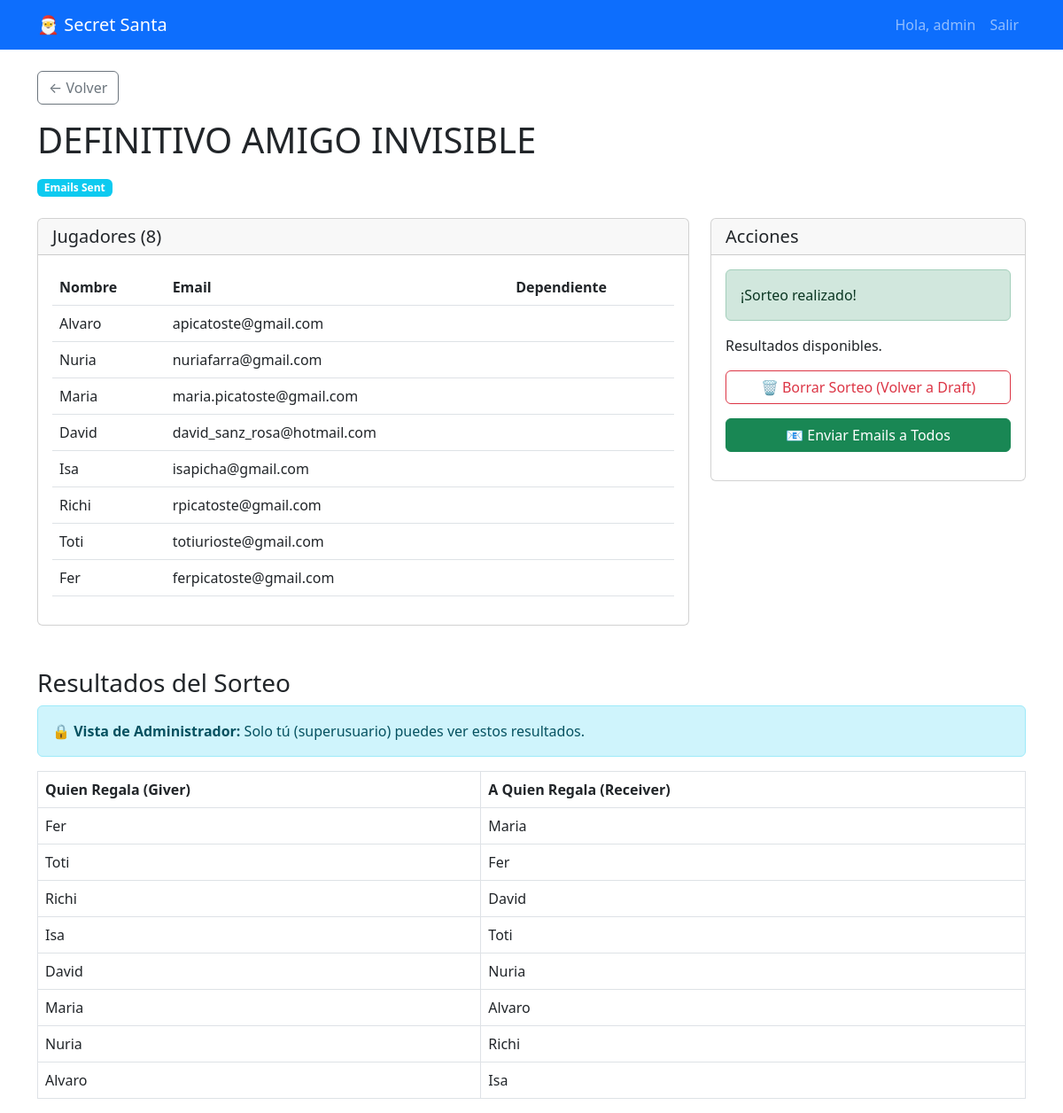
The page /game/4/ (signed in) on the database its author committed.
### secretsanta/models.py (models this page shows, shortened)
class Game(models.Model):
    class Status(models.TextChoices):
        DRAFT = 'draft', _('Draft')
        DRAWN = 'drawn', _('Drawn')
        EMAILS_SENT = 'emails_sent', _('Emails Sent')
        EMAILS_ERROR = 'emails_error', _('Emails Error')
    owner = models.ForeignKey(User, on_delete=models.CASCADE, related_name='games')
    name = models.CharField(max_length=200)
    description = models.TextField(blank=True)
    created_at = models.DateTimeField(auto_now_add=True)
    updated_at = models.DateTimeField(auto_now=True)
    status = models.CharField(
        max_length=20,
        choices=Status.choices,
        default=Status.DRAFT,
    )

class Player(models.Model):
    game = models.ForeignKey(Game, on_delete=models.CASCADE, related_name='players')
    name = models.CharField(max_length=100)
    email = models.EmailField()
    is_dependent = models.BooleanField(default=False)
    note = models.TextField(blank=True, help_text="Optional note for the organizer or Santa")

class Assignment(models.Model):
    game = models.ForeignKey(Game, on_delete=models.CASCADE, related_name='assignments')
    giver = models.OneToOneField(Player, on_delete=models.CASCADE, related_name='assignment_as_giver')
    receiver = models.OneToOneField(Player, on_delete=models.CASCADE, related_name='assignment_as_receiver')
    class Meta:
        unique_together = ('game', 'giver') # Redundant with OneToOne but good for clarity

### secretsanta/views.py (the view)
# urls.py: path('game/<int:pk>/', views.GameDetailView.as_view(), name='game_detail'),
class GameDetailView(LoginRequiredMixin, DetailView):
    model = Game
    template_name = 'secretsanta/game_detail.html'
    context_object_name = 'game'
    def get_queryset(self):
        if self.request.user.is_superuser:
            return Game.objects.all()
        return Game.objects.filter(owner=self.request.user)
    def get_context_data(self, **kwargs):
        context = super().get_context_data(**kwargs)
        game = self.object
        context['players'] = game.players.all()
        context['forbidden_pairs'] = game.forbidden_pairs.all()
        if self.request.user.is_superuser:
            context['assignments'] = game.assignments.all().select_related('giver', 'receiver')
            context['proxies'] = game.proxies.all().select_related('dependent', 'proxy')
            context['can_view_results'] = True
        else:
            context['assignments'] = []
            context['proxies'] = []
            context['can_view_results'] = False
        return context

### secretsanta/templates/secretsanta/game_detail.html (shortened to what this page needs)
{% extends 'base.html' %}
{% block content %}
<div class="mb-4">
    <a href="{% url 'game_list' %}" class="btn btn-outline-secondary mb-3">&larr; Volver</a>
    <div class="d-flex justify-content-between align-items-start">
        <div>
            <h1>{{ game.name }}</h1>
            <span
                class="badge bg-{% if game.status == 'draft' %}secondary{% elif game.status == 'drawn' %}primary{% else %}info{% endif %}">
                {{ game.get_status_display }}
            </span>
        </div>
    </div>
</div>
<div class="row">
    <div class="col-md-8">
        <div class="card mb-4">
            <div class="card-header d-flex justify-content-between align-items-center">
                <h5 class="mb-0">Jugadores ({{ players.count }})</h5>
            </div>
            <div class="card-body">
                {% if players %}
                <table class="table table-hover">
                    <thead>
                        <tr>
                            <th>Nombre</th>
                            <th>Email</th>
                            <th>Dependiente</th>
                        </tr>
                    </thead>
                    <tbody>
                        {% for player in players %}
                        <tr>
                            <td>{{ player.name }}</td>
                            <td>{{ player.email }}</td>
                            <td>{% if player.is_dependent %}✅{% endif %}</td>
                        </tr>
                        {% endfor %}
                    </tbody>
                </table>
                {% else %}
                <p class="text-muted">No hay jugadores aún.</p>
                {% endif %}
            </div>
        </div>
    </div>
    <div class="col-md-4">
        <div class="card">
            <div class="card-header">
                <h5 class="mb-0">Acciones</h5>
            </div>
            <div class="card-body">
                {% if game.status == 'draft' %}
                <p>Cuando tengas todos los jugadores (mínimo 3) y restricciones listas, lanza el sorteo.</p>
                <form action="{% url 'game_draw' game.pk %}" method="post">
                    {% csrf_token %}
                    <button type="submit" class="btn btn-primary w-100" {% if players.count < 3 %}disabled{% endif %}>
                        🎲 Realizar Sorteo
                    </button>
                </form>
                {% else %}
                <div class="alert alert-success">
                    ¡Sorteo realizado!
                </div>
                <p>Resultados disponibles.</p>
                <form action="{% url 'game_reset' game.pk %}" method="post" class="mb-3"
                    onsubmit="return confirm('¿Estás seguro? Se borrarán todas las asignaciones.');">
                    <button type="submit" class="btn btn-outline-danger w-100">
                        🗑️ Borrar Sorteo (Volver a Draft)
                    </button>
                </form>
                <form action="{% url 'game_send_emails' game.pk %}" method="post" class="mb-3">
                    <button type="submit" class="btn btn-success w-100">
                        📧 Enviar Emails a Todos
                    </button>
                </form>
                {% endif %}
            </div>
        </div>
    </div>
</div>
{% if game.status != 'draft' %}
<div class="row mt-4">
    <div class="col-12">
        {% if can_view_results %}
        <h3>Resultados del Sorteo</h3>
        <div class="alert alert-info">
            <strong>🔒 Vista de Administrador:</strong> Solo tú (superusuario) puedes ver estos resultados.
        </div>
        <table class="table table-bordered">
            <thead>
                <tr>
                    <th>Quien Regala (Giver)</th>
                    <th>A Quien Regala (Receiver)</th>
                </tr>
            </thead>
            <tbody>
                {% for assignment in assignments %}
                <tr>
                    <td>{{ assignment.giver.name }}</td>
                    <td>{{ assignment.receiver.name }}</td>
                </tr>
                {% endfor %}
            </tbody>
        </table>
        {% endif %}
    </div>
</div>
{% endif %}
{% endblock %}

### secretsanta/templates/base.html (shortened to what this page needs)
<!DOCTYPE html>
<html lang="es">
<head>
    <link href="https://cdn.jsdelivr.net/npm/bootstrap@5.3.0/dist/css/bootstrap.min.css" rel="stylesheet">
</head>
<body>
    <nav class="navbar navbar-expand-lg navbar-dark bg-primary mb-4">
        <div class="container">
            <a class="navbar-brand" href="{% url 'game_list' %}">🎅 Secret Santa</a>
            <div class="collapse navbar-collapse" id="navbarNav">
                <ul class="navbar-nav ms-auto">
                    {% if user.is_authenticated %}
                        <li class="nav-item">
                            <span class="nav-link">Hola, {{ user.username }}</span>
                        </li>
                        <li class="nav-item">
                            <form action="{% url 'logout' %}" method="post" class="d-inline">
                                <button type="submit" class="btn btn-link nav-link">Salir</button>
                            </form>
                        </li>
                    {% else %}
                        <li class="nav-item">
                            <a class="nav-link" href="{% url 'login' %}">Entrar</a>
                        </li>
                    {% endif %}
                </ul>
            </div>
        </div>
    </nav>
    <div class="container">
        {% block content %}{% endblock %}
    </div>
</body>
</html>

### rows shown on the page
Game: name "DEFINITIVO AMIGO INVISIBLE", status "Emails Sent", count "8"
Player: name "Alvaro", email "apicatoste@gmail.com"
Player: name "Nuria", email "nuriafarra@gmail.com"
Player: name "Maria", email "maria.picatoste@gmail.com"
Player: name "David", email "david_sanz_rosa@hotmail.com"
Player: name "Isa", email "isapicha@gmail.com"
Player: name "Richi", email "rpicatoste@gmail.com"
Player: name "Toti", email "totiurioste@gmail.com"
Player: name "Fer", email "ferpicatoste@gmail.com"
Assignment: giver.name "Fer", receiver.name "Maria"
Assignment: giver.name "Toti", receiver.name "Fer"
Assignment: giver.name "Richi", receiver.name "David"
Assignment: giver.name "Isa", receiver.name "Toti"
Assignment: giver.name "David", receiver.name "Nuria"
Assignment: giver.name "Maria", receiver.name "Alvaro"
Assignment: giver.name "Nuria", receiver.name "Richi"
Assignment: giver.name "Alvaro", receiver.name "Isa"

### other values the page prints
{{ user.username }} "admin"
